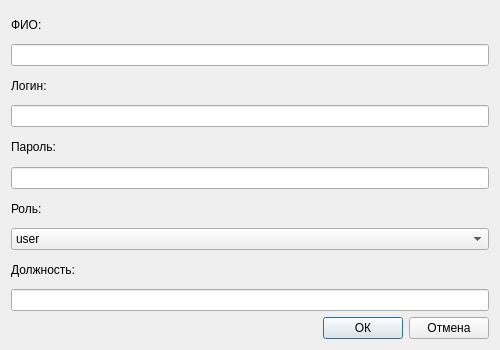
<?xml version="1.0" encoding="UTF-8"?>
<ui version="4.0">
 <class>UserDialog</class>
 <widget class="QDialog" name="UserDialog">
  <property name="geometry">
   <rect>
    <x>0</x>
    <y>0</y>
    <width>500</width>
    <height>350</height>
   </rect>
  </property>
  <property name="windowTitle">
   <string>Пользователь</string>
  </property>
  <layout class="QVBoxLayout" name="verticalLayout">
   <item>
    <widget class="QLabel" name="fullNameLabel">
     <property name="text">
      <string>ФИО:</string>
     </property>
    </widget>
   </item>
   <item>
    <widget class="QLineEdit" name="fullNameEdit">
    </widget>
   </item>
   <item>
    <widget class="QLabel" name="loginLabel">
     <property name="text">
      <string>Логин:</string>
     </property>
    </widget>
   </item>
   <item>
    <widget class="QLineEdit" name="loginEdit">
    </widget>
   </item>
   <item>
    <widget class="QLabel" name="passwordLabel">
     <property name="text">
      <string>Пароль:</string>
     </property>
    </widget>
   </item>
   <item>
    <widget class="QLineEdit" name="passwordEdit">
     <property name="echoMode">
      <enum>QLineEdit::Password</enum>
     </property>
    </widget>
   </item>
   <item>
    <widget class="QLabel" name="roleLabel">
     <property name="text">
      <string>Роль:</string>
     </property>
    </widget>
   </item>
   <item>
    <widget class="QComboBox" name="roleCombo">
     <item>
      <property name="text">
       <string>user</string>
      </property>
     </item>
     <item>
      <property name="text">
       <string>admin</string>
      </property>
     </item>
    </widget>
   </item>
   <item>
    <widget class="QLabel" name="positionLabel">
     <property name="text">
      <string>Должность:</string>
     </property>
    </widget>
   </item>
   <item>
    <widget class="QLineEdit" name="positionEdit">
    </widget>
   </item>
   <item>
    <layout class="QHBoxLayout" name="horizontalLayout">
     <item>
      <spacer name="horizontalSpacer">
       <property name="orientation">
        <enum>Qt::Horizontal</enum>
       </property>
       <property name="sizeHint" stdset="0">
        <size>
         <width>40</width>
         <height>20</height>
        </size>
       </property>
      </spacer>
     </item>
     <item>
      <widget class="QPushButton" name="okButton">
       <property name="text">
        <string>ОК</string>
       </property>
      </widget>
     </item>
     <item>
      <widget class="QPushButton" name="cancelButton">
       <property name="text">
        <string>Отмена</string>
       </property>
      </widget>
     </item>
    </layout>
   </item>
  </layout>
 </widget>
 <resources/>
 <connections/>
</ui>
